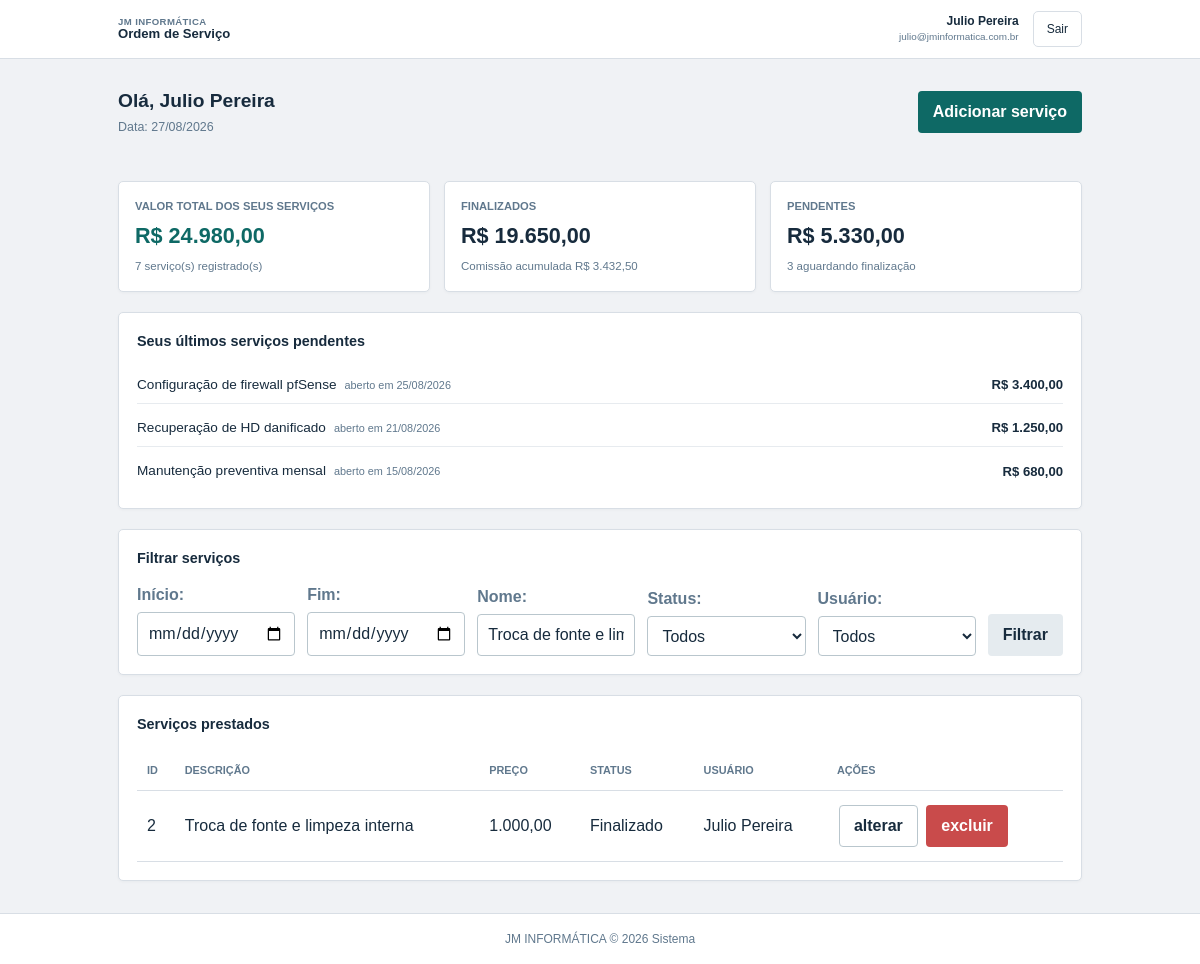
Screenshot of /dashboard.php?nome=Troca de fonte e limpeza interna (signed in) with the database file from the repository.
### tables this page shows
CREATE TABLE `user` (
    `id_user`    BIGINT(20)   NOT NULL AUTO_INCREMENT,
    `name`       VARCHAR(150) NOT NULL,
    `email`      VARCHAR(100) NOT NULL,
    `password`   VARCHAR(255) NOT NULL,
    `created_at` DATETIME     NOT NULL DEFAULT CURRENT_TIMESTAMP,
    `update_at`  DATETIME     NULL DEFAULT NULL ON UPDATE CURRENT_TIMESTAMP,
    `ativo`      TINYINT(1)   NOT NULL DEFAULT 1,

    PRIMARY KEY (`id_user`),
    UNIQUE KEY `uq_user_email` (`email`)
);

CREATE TABLE `service` (
    `id_service`      BIGINT(20)     NOT NULL AUTO_INCREMENT,
    `description`     VARCHAR(45)    NOT NULL,
    `price`           DECIMAL(11, 3) NOT NULL,
    `created_at`      DATETIME       NOT NULL DEFAULT CURRENT_TIMESTAMP,
    `update_at`       DATETIME       NULL DEFAULT NULL ON UPDATE CURRENT_TIMESTAMP,
    `finished_at`     DATETIME       NULL DEFAULT NULL,
    `commission_user` DECIMAL(11, 3) NULL DEFAULT NULL,
    `user_id_user`    BIGINT(20)     NOT NULL,

    PRIMARY KEY (`id_service`),
    KEY `idx_service_user` (`user_id_user`),
    KEY `idx_service_finished_at` (`finished_at`),
    KEY `idx_service_created_at` (`created_at`),

    CONSTRAINT `fk_service_user`
        FOREIGN KEY (`user_id_user`)
        REFERENCES `user` (`id_user`)
        ON DELETE RESTRICT
        ON UPDATE CASCADE
);

### classes/Usuario.php (called while the page is built, shortened)
<?php
class Usuario{
    private $pdo;
    public function __construct($pdo) {
        $this->pdo = $pdo;
    }
    public function buscaUsuarioPorId($id_user){
        $sql = $this->pdo->prepare("SELECT id_user, name, email FROM user WHERE id_user = :id");
        $sql->bindValue(":id", $id_user);
        $sql->execute();
        if($sql->rowCount() > 0){
            return $sql->fetch();
        } else{
            return [];
        }
    }
}

### classes/Servico.php (called while the page is built, shortened)
<?php
class Servico{
    private $pdo;
    public function __construct($pdo) {
        $this->pdo = $pdo;
    }
    public function listarServicosComNomeUsuario($inicio = null, $fim = null, $nome = null, $status = null, $usuario = null){
        $query = "SELECT s.*, u.name as nome_usuario, CASE WHEN s.finished_at IS NULL THEN 'Pendente' ELSE 'Finalizado' END as status
                  FROM service s
                  JOIN user u ON s.user_id_user = u.id_user
                  WHERE 1=1";
        if($nome){
            $query .= " AND s.description LIKE :nome";
        }
        $query .= " ORDER BY s.created_at DESC";
        $sql = $this->pdo->prepare($query);
        if($nome){
            $sql->bindValue(':nome', "%$nome%");
        }
        $sql->execute();
        return $sql->fetchAll();
    }
    public function resumoServicosPorUsuario($id_usuario){
        $sql = $this->pdo->prepare("SELECT
                                        COALESCE(SUM(price), 0) AS total,
                                        COALESCE(SUM(CASE WHEN finished_at IS NOT NULL THEN price ELSE 0 END), 0) AS finalizados,
                                        COALESCE(SUM(CASE WHEN finished_at IS NULL THEN price ELSE 0 END), 0) AS pendentes,
                                        COALESCE(SUM(CASE WHEN finished_at IS NOT NULL THEN commission_user ELSE 0 END), 0) AS comissao,
                                        COUNT(*) AS quantidade,
                                        SUM(CASE WHEN finished_at IS NOT NULL THEN 1 ELSE 0 END) AS quantidade_finalizados,
                                        SUM(CASE WHEN finished_at IS NULL THEN 1 ELSE 0 END) AS quantidade_pendentes
                                    FROM service
                                    WHERE user_id_user = :id");
        $sql->bindValue(':id', $id_usuario);
        $sql->execute();
        return $sql->fetch(PDO::FETCH_ASSOC);
    }
    public function ultimosServicosPendentes($id_usuario, $limite = 5){
        $sql = $this->pdo->prepare("SELECT * FROM service
                                    WHERE user_id_user = :id AND finished_at IS NULL
                                    ORDER BY created_at DESC
                                    LIMIT :limite");
        $sql->bindValue(':id', $id_usuario);
        $sql->bindValue(':limite', (int)$limite, PDO::PARAM_INT);
        $sql->execute();
        return $sql->fetchAll();
    }
}

### dashboard.php (the view, shortened to what this page needs)
<?php
require_once './includes/conexao.php';
require_once './classes/Servico.php';
require_once './classes/Usuario.php';
$usuario_obj = new Usuario($pdo);
$dados_usuario = $usuario_obj->buscaUsuarioPorId($_SESSION['id_user']);
$nomeUsuario = $dados_usuario['name'];
$os = new Servico($pdo);
$servicos = $os->listarServicosComNomeUsuario(
    $_GET['inicio'] ?? null,
    $_GET['fim'] ?? null,
    $_GET['nome'] ?? null,
    $_GET['status'] ?? null,
    $_GET['usuario'] ?? null
);
$servicosRecentes = $os->ultimosServicosPendentes($_SESSION['id_user'],5);
$resumo = $os->resumoServicosPorUsuario($_SESSION['id_user']);
?>
<?php require_once './includes/header.php'; ?>
    <div class="dashboard-cabecalho">
        <div>
            <p class="saudacao">Olá, <?= htmlspecialchars($nomeUsuario, ENT_QUOTES, 'UTF-8') ?></p>
            <p class="data-atual">Data: <?= date('d/m/Y') ?></p>
        </div>
        <a href="form-servico.php" class="botao botao--primario">Adicionar serviço</a>
    </div>
    <section class="cards-resumo" aria-label="Resumo dos serviços">
        <article class="card-valor card-valor--destaque">
            <p class="card-rotulo">Valor total dos seus serviços</p>
            <strong>R$ <?= number_format($resumo['total'], 2, ',', '.') ?></strong>
            <small><?= (int) $resumo['quantidade'] ?> serviço(s) registrado(s)</small>
        </article>
        <article class="card-valor">
            <p class="card-rotulo">Finalizados</p>
            <strong>R$ <?= number_format($resumo['finalizados'], 2, ',', '.') ?></strong>
            <small>Comissão acumulada R$ <?= number_format($resumo['comissao'], 2, ',', '.') ?></small>
        </article>
        <article class="card-valor">
            <p class="card-rotulo">Pendentes</p>
            <strong>R$ <?= number_format($resumo['pendentes'], 2, ',', '.') ?></strong>
            <small><?= (int) $resumo['quantidade_pendentes'] ?> aguardando finalização</small>
        </article>
    </section>
    <section class="bloco-dashboard">
        <h2>Seus últimos serviços pendentes</h2>
        <?php if(empty($servicosRecentes)){ ?>
            <p>Nenhum serviço pendente.</p>
        <?php } else { ?>
            <ul>
                <?php foreach($servicosRecentes as $servico){ ?>
                    <li>
                        <span><?= htmlspecialchars($servico['description'], ENT_QUOTES, 'UTF-8') ?></span>
                        <small>aberto em <?= date('d/m/Y', strtotime($servico['created_at'])) ?></small>
                        <strong>R$ <?= number_format($servico['price'], 2, ',', '.') ?></strong>
                    </li>
                <?php } ?>
            </ul>
        <?php } ?>
    </section>
    <section class="bloco-dashboard filtro-servicos">
        <h2>Filtrar serviços</h2>
        <form method="get">
            <div class="campo-filtro">
                <label for="inicio">Início:</label>
                <input type="date" name="inicio" id="inicio" value="<?= htmlspecialchars($_GET['inicio'] ?? '', ENT_QUOTES, 'UTF-8') ?>">
            </div>
            <div class="campo-filtro">
                <label for="fim">Fim:</label>
                <input type="date" name="fim" id="fim" value="<?= htmlspecialchars($_GET['fim'] ?? '', ENT_QUOTES, 'UTF-8') ?>">
            </div>
            <div class="campo-filtro">
                <label for="nome">Nome:</label>
                <input type="text" name="nome" id="nome" value="<?= htmlspecialchars($_GET['nome'] ?? '', ENT_QUOTES, 'UTF-8') ?>">
            </div>
            <div class="campo-filtro">
                <label for="status">Status:</label>
                <select name="status" id="status">
                <option value="">Todos</option>
                </select>
            </div>
            <div class="campo-filtro">
                <label for="usuario">Usuário:</label>
                <select name="usuario" id="usuario">
                <option value="">Todos</option>
                </select>
            </div>
            <button type="submit">Filtrar</button>
        </form>
    </section>
    <section class="bloco-dashboard tabela-servicos">
        <h2>Serviços prestados</h2>
        <table>
            <thead>
                <tr>
                    <th>ID</th>
                    <th>Descrição</th>
                    <th>Preço</th>
                    <th>Status</th>
                    <th>Usuário</th>
                    <th>Ações</th>
                </tr>
            </thead>
            <tbody>
                <?php foreach($servicos as $servico){ ?>
                <tr>
                    <td><?= $servico['id_service'] ?></td>
                    <td><?= htmlspecialchars($servico['description'], ENT_QUOTES, 'UTF-8') ?></td>
                    <td><?= number_format($servico['price'], 2, ',', '.') ?></td>
                    <td><?= htmlspecialchars($servico['status'], ENT_QUOTES, 'UTF-8') ?></td>
                    <td><?= htmlspecialchars($servico['nome_usuario'], ENT_QUOTES, 'UTF-8') ?></td>
                    <td>
                        <a href="form-servico.php?id=<?= $servico['id_service'] ?>" class="botao botao--secundario">alterar</a>
                        <a href="excluir-servico.php?id=<?= $servico['id_service'] ?>" class="botao botao--perigo" onclick="return confirm('Tem certeza que deseja excluir este serviço?')">excluir</a>
                    </td>
                </tr>
                <?php } ?>
            </tbody>
        </table>
    </section>
<?php require_once './includes/footer.php'; ?>

### includes/header.php (shortened to what this page needs)
<!DOCTYPE html>
<html lang="pt-BR">
<head>
	<link rel="stylesheet" href="./css/style.css">
</head>
<body>
	<header>
		<div class="header-conteudo">
			<div class="marca">
				<strong>JM INFORMÁTICA</strong>
				<span>Ordem de Serviço</span>
			</div>
			<div class="conta-usuario">
				<div>
					<strong><?= htmlspecialchars($nomeUsuario ?? 'Usuário', ENT_QUOTES, 'UTF-8') ?></strong>
					<?php if (!empty($dados_usuario['email'])) { ?>
						<small><?= htmlspecialchars($dados_usuario['email'], ENT_QUOTES, 'UTF-8') ?></small>
					<?php } ?>
				</div>
				<a class="botao-sair" href="sair.php">Sair</a>
			</div>
		</div>
	</header>

### rows the page displays
user: name "Julio Pereira", email "julio@jminformatica.com.br"
service: description "Configuração de firewall pfSense", created_at "25/08/2026", price "3.400,00"
service: description "Recuperação de HD danificado", created_at "21/08/2026", price "1.250,00"
service: description "Manutenção preventiva mensal", created_at "15/08/2026", price "680,00"
service: id_service "2", description "Troca de fonte e limpeza interna", price "1.000,00", status "Finalizado", user_id_user.name "Julio Pereira"

### other values shown
$resumo['total'] "24.980,00"
$resumo['quantidade'] "7"
$resumo['finalizados'] "19.650,00"
$resumo['comissao'] "3.432,50"
$resumo['pendentes'] "5.330,00"
$resumo['quantidade_pendentes'] "3"
